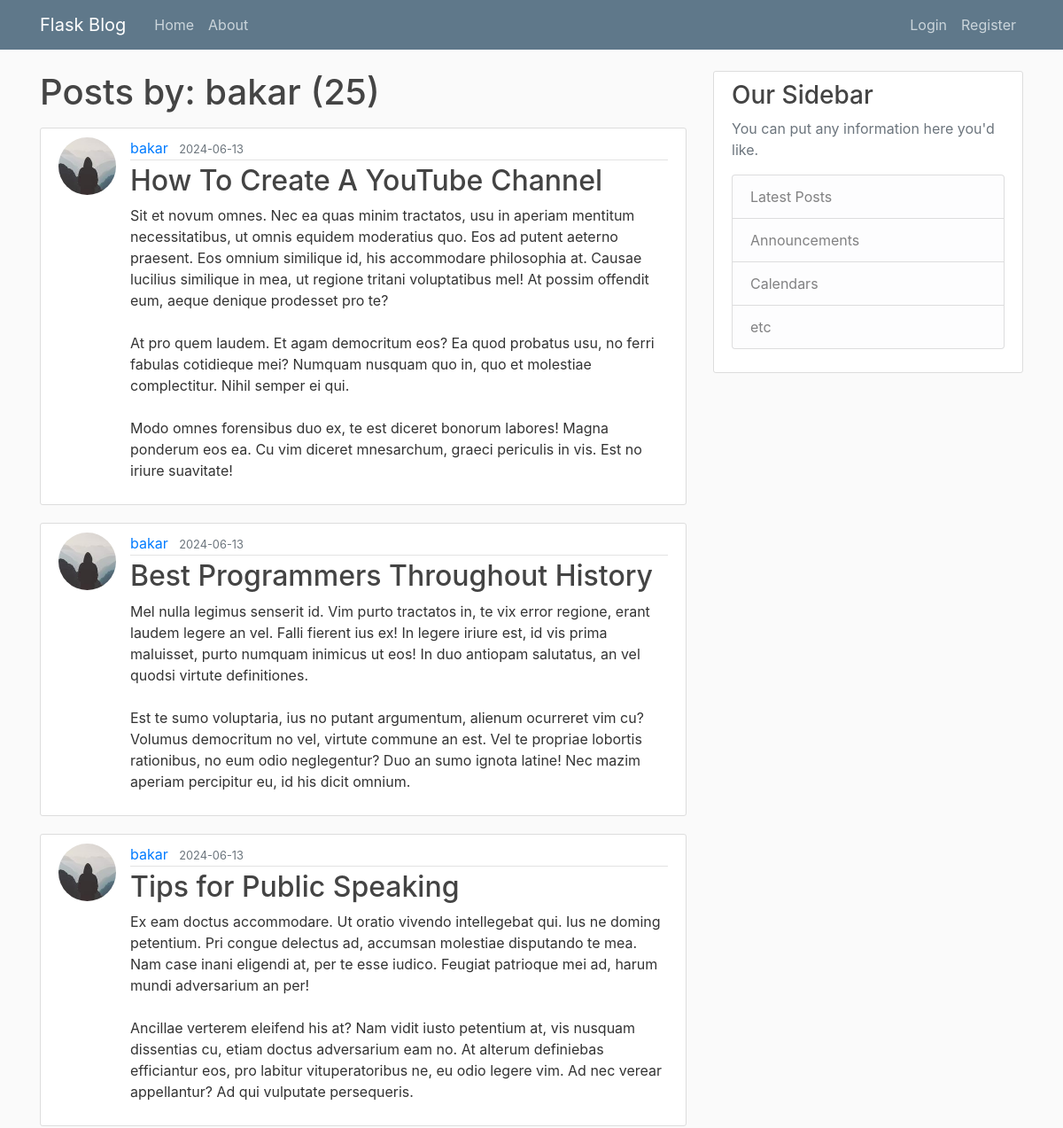
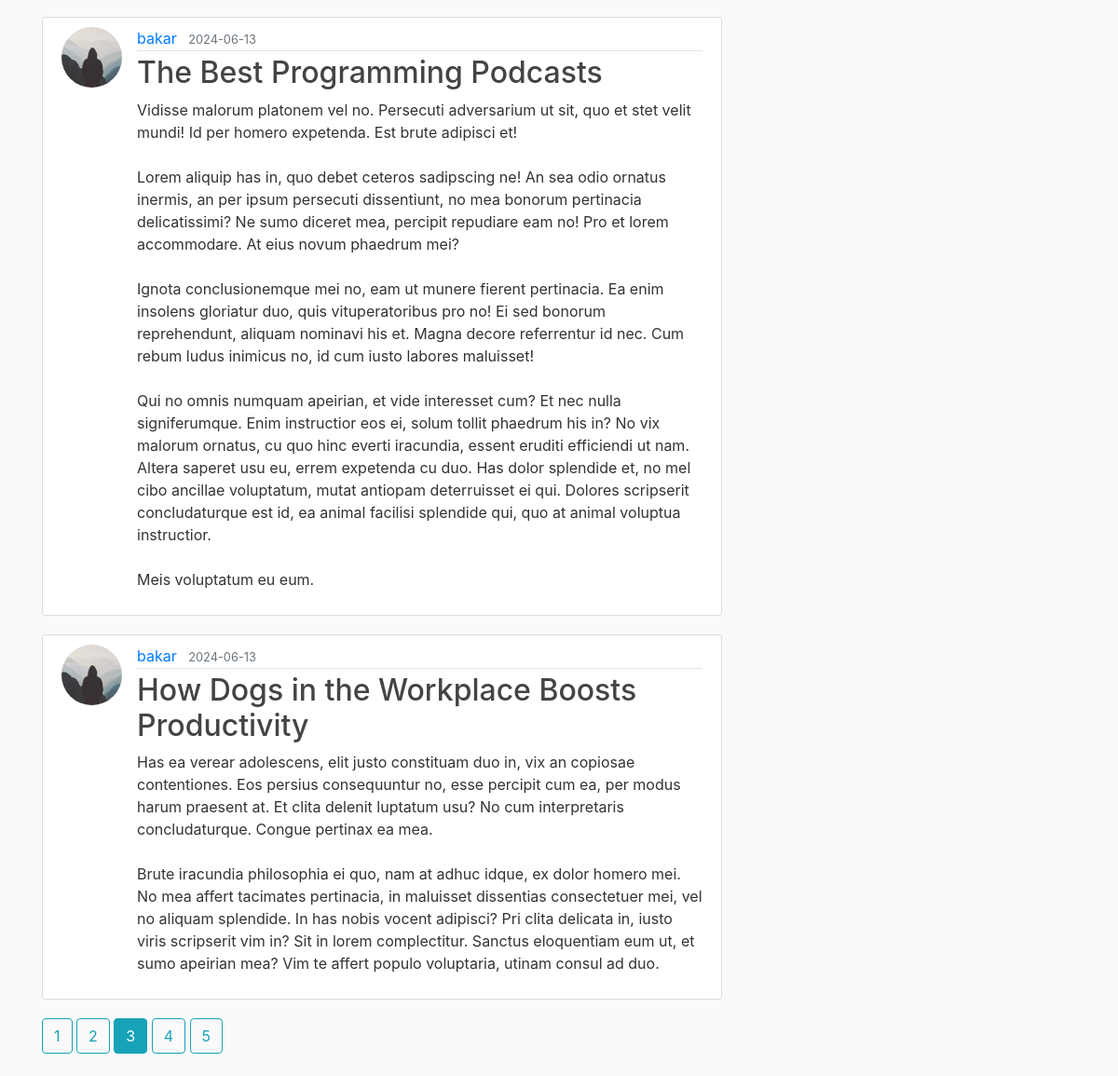
/user/bakar?page=3, run on the app's committed database (2 pictures, top to bottom).
### flaskblog/models.py (models this page shows, shortened)
class User(db.Model, UserMixin):
    id = db.Column(db.Integer, primary_key=True)
    username = db.Column(db.String(20), unique=True, nullable=False)
    email = db.Column(db.String(120), unique=True, nullable=False)
    image_file = db.Column(db.String(20), nullable=False, default='default.jpg')
    password = db.Column(db.String(60), nullable=False)
    posts = db.relationship('Post', backref='author', lazy=True)

class Post(db.Model):
    id = db.Column(db.Integer, primary_key = True)
    title = db.Column(db.String(100), nullable=False)
    date_posted = db.Column(db.DateTime, nullable=False, default=datetime.now)
    content = db.Column(db.Text, nullable=False)
    author_id = db.Column(db.Integer, db.ForeignKey('user.id'), nullable=False)

### flaskblog/users/routes.py (the view)
@users.route("/user/<string:username>")
def user_posts(username):
    page = request.args.get('page', 1, type=int)
    user = User.query.filter_by(username=username).first_or_404()
    posts = Post.query.filter_by(author=user).order_by(Post.date_posted.desc()).paginate(per_page=5, page=page)
    return render_template('user_posts.html', posts=posts, user=user)

### flaskblog/templates/user_posts.html
{% extends "layout.html" %}
{% block content %}
    <h1 class="mb-3">Posts by: {{ user.username }} ({{posts.total}})</h1>
    {% for post in posts.items %}
        <article class="media content-section">
          <img class="rounded-circle article-img" src="{{ url_for('static', filename='profile_pics/' + post.author.image_file)}}">
          <div class="media-body">
            <div class="article-metadata">
              <a class="mr-2" href="{{url_for('users.user_posts', username=post.author.username)}}">{{ post.author.username }}</a>
              <small class="text-muted">{{ post.date_posted.strftime('%Y-%m-%d') }}</small>
            </div>
            <h2><a class="article-title" href="{{ url_for('posts.post', post_id=post.id)}}">{{ post.title }}</a></h2>
            <p class="article-content">{{ post.content }}</p>
          </div>
        </article>
    {% endfor %}
    {% for page_num in posts.iter_pages(left_edge=1, right_edge=1, left_current=1, right_current=2) %}
        {% if page_num %}
          {% if posts.page == page_num %}
            <a href="{{url_for('users.user_posts', username=user.username, page=page_num)}}" class="btn btn-info mb-4">{{page_num}}</a>
          {% else %}
          <a href="{{url_for('users.user_posts', username=user.username, page=page_num)}}" class="btn btn-outline-info mb-4">{{page_num}}</a>
          {% endif %}
        {% else %}
        ...
        {% endif%}
    {% endfor %}
{% endblock content %}

### flaskblog/static/css/main.css (style rules this page uses)
body { background: #fafafa; color: #333333; margin-top: 5rem; }
h1, h2, h3, h4, h5, h6 { color: #444444; }
.content-section { background: #ffffff; padding: 10px 20px; border: 1px solid #dddddd; border-radius: 3px; margin-bottom: 20px; }
.article-title { color: #444444; }
.article-content { white-space: pre-line; }
.article-img { height: 65px; width: 65px; margin-right: 16px; }
.article-metadata { padding-bottom: 1px; margin-bottom: 4px; border-bottom: 1px solid #e3e3e3 }

### data on the page
User: username "bakar"
Post: image_file (picture), author.username "bakar", date_posted "2024-06-13", title "How To Create A YouTube Channel", content "Sit et novum omnes. Nec ea quas minim tractatos, usu in aperiam mentitum necessitatibus, ut omnis equidem moderatius quo. Eos ad putent aeterno praesent. Eos omnium similique id, his accommodare philosophia at. Causae lucilius similique in mea, ut regione tritani voluptatibus mel! At possim offendit eum, aeque denique prodesset pro te? At pro quem laudem. Et agam democritum eos? Ea quod probatus usu, no ferri fabulas cotidieque mei? Numquam nusquam quo in, quo et molestiae complectitur. Nihil semper ei qui. Modo omnes forensibus duo ex, te est diceret bonorum labores! Magna ponderum eos ea. Cu vim diceret mnesarchum, graeci periculis in vis. Est no iriure suavitate!"
Post: image_file (picture), author.username "bakar", date_posted "2024-06-13", title "Best Programmers Throughout History", content "Mel nulla legimus senserit id. Vim purto tractatos in, te vix error regione, erant laudem legere an vel. Falli fierent ius ex! In legere iriure est, id vis prima maluisset, purto numquam inimicus ut eos! In duo antiopam salutatus, an vel quodsi virtute definitiones. Est te sumo voluptaria, ius no putant argumentum, alienum ocurreret vim cu? Volumus democritum no vel, virtute commune an est. Vel te propriae lobortis rationibus, no eum odio neglegentur? Duo an sumo ignota latine! Nec mazim aperiam percipitur eu, id his dicit omnium."
Post: image_file (picture), author.username "bakar", date_posted "2024-06-13", title "Tips for Public Speaking", content "Ex eam doctus accommodare. Ut oratio vivendo intellegebat qui. Ius ne doming petentium. Pri congue delectus ad, accumsan molestiae disputando te mea. Nam case inani eligendi at, per te esse iudico. Feugiat patrioque mei ad, harum mundi adversarium an per! Ancillae verterem eleifend his at? Nam vidit iusto petentium at, vis nusquam dissentias cu, etiam doctus adversarium eam no. At alterum definiebas efficiantur eos, pro labitur vituperatoribus ne, eu odio legere vim. Ad nec verear appellantur? Ad qui vulputate persequeris."
Post: image_file (picture), author.username "bakar", date_posted "2024-06-13", title "The Best Programming Podcasts", content "Vidisse malorum platonem vel no. Persecuti adversarium ut sit, quo et stet velit mundi! Id per homero expetenda. Est brute adipisci et! Lorem aliquip has in, quo debet ceteros sadipscing ne! An sea odio ornatus inermis, an per ipsum persecuti dissentiunt, no mea bonorum pertinacia delicatissimi? Ne sumo diceret mea, percipit repudiare eam no! Pro et lorem accommodare. At eius novum phaedrum mei? Ignota conclusionemque mei no, eam ut munere fierent pertinacia. Ea enim insolens gloriatur duo, quis vituperatoribus pro no! Ei sed bonorum reprehendunt, aliquam nominavi his et. Magna decore referrentur id nec. Cum rebum ludus inimicus no, id cum iusto labores maluisset! Qui no omnis numquam…"
Post: image_file (picture), author.username "bakar", date_posted "2024-06-13", title "How Dogs in the Workplace Boosts Productivity", content "Has ea verear adolescens, elit justo constituam duo in, vix an copiosae contentiones. Eos persius consequuntur no, esse percipit cum ea, per modus harum praesent at. Et clita delenit luptatum usu? No cum interpretaris concludaturque. Congue pertinax ea mea. Brute iracundia philosophia ei quo, nam at adhuc idque, ex dolor homero mei. No mea affert tacimates pertinacia, in maluisset dissentias consectetuer mei, vel no aliquam splendide. In has nobis vocent adipisci? Pri clita delicata in, iusto viris scripserit vim in? Sit in lorem complectitur. Sanctus eloquentiam eum ut, et sumo apeirian mea? Vim te affert populo voluptaria, utinam consul ad duo."

### other printed values
{{ posts.total }} "25"
{{ page_num }} "1" "2" "4" "5"
{{ page_num }} "3"
